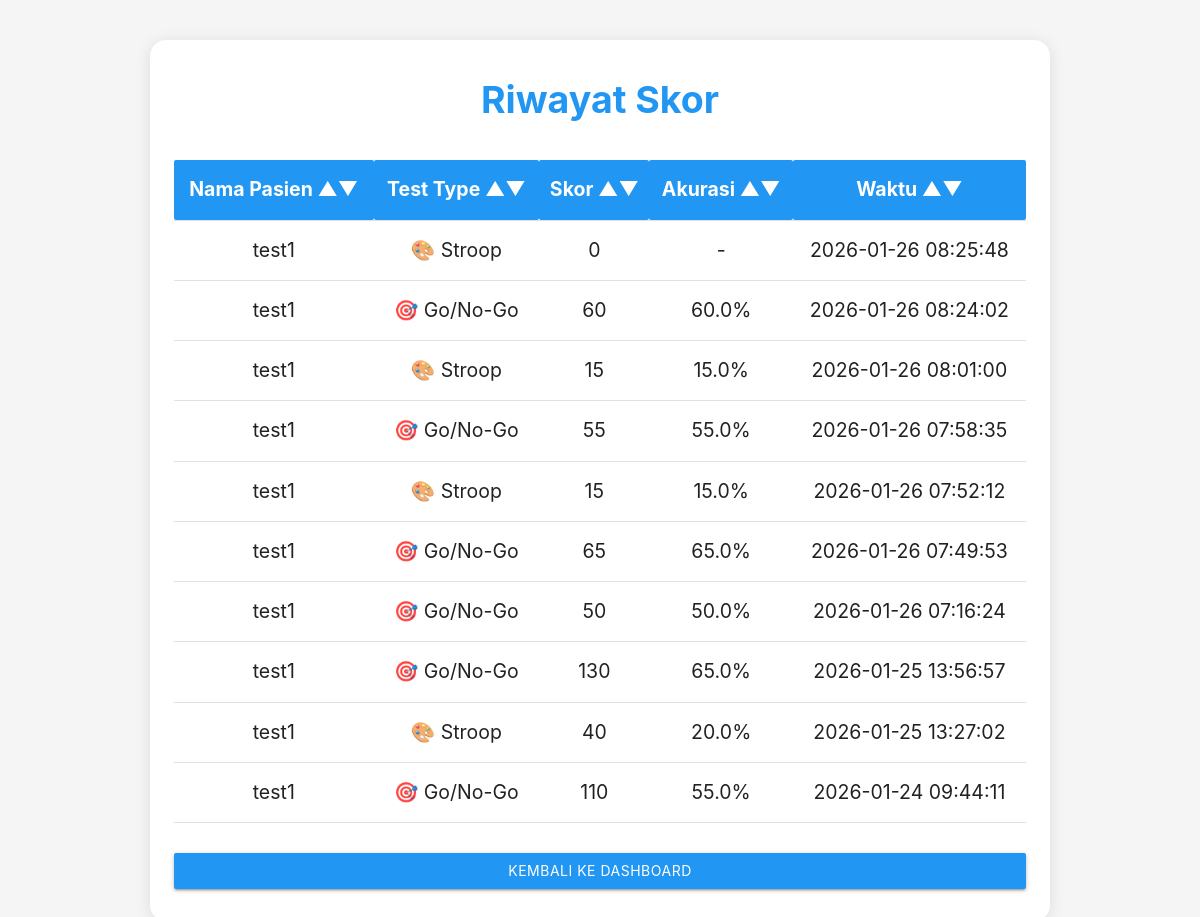
The app's page /scores (signed in), older data.
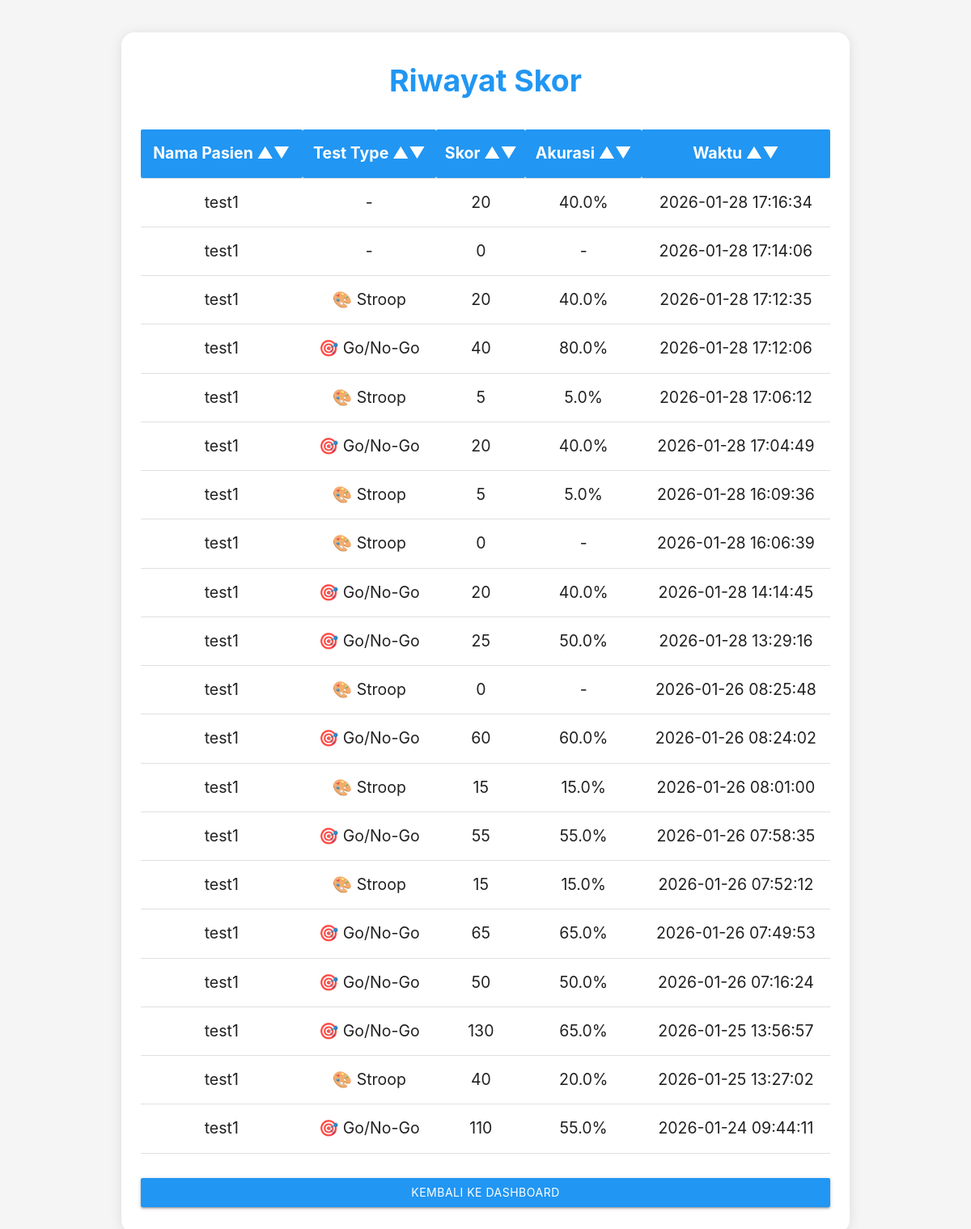
The same page, newer data.
### app.py (models this page shows)
class Score(db.Model):
    id = db.Column(db.Integer, primary_key=True)
    score = db.Column(db.Integer, nullable=False)
    test_type = db.Column(db.String(50), default="emoji")  # 'emoji', 'go_no_go', 'stroop'
    reaction_time = db.Column(db.Float, nullable=True)  # in milliseconds
    accuracy = db.Column(db.Float, nullable=True)  # percentage
    timestamp = db.Column(db.DateTime, default=db.func.current_timestamp())
    patient_id = db.Column(db.Integer, db.ForeignKey('patient.id'), nullable=False)

class Patient(db.Model):
    id = db.Column(db.Integer, primary_key=True)
    name = db.Column(db.String(100), nullable=False)
    age = db.Column(db.Integer, nullable=True)
    notes = db.Column(db.Text, nullable=True)
    user_id = db.Column(db.Integer, db.ForeignKey('user.id'), nullable=False)
    scores = db.relationship('Score', backref='patient', lazy=True)

### app.py (the view)
@app.route("/scores")
def scores():
    if "user_id" not in session:
        return redirect(url_for("login"))
    patients = Patient.query.filter_by(user_id=session["user_id"]).all()
    patient_ids = [p.id for p in patients]
    user_scores = Score.query.filter(Score.patient_id.in_(patient_ids)).order_by(Score.timestamp.desc()).limit(100).all()
    return render_template("scores.html", scores=user_scores)

### templates/scores.html (shortened to what this page needs)
<!DOCTYPE html>
<html lang="id">
<head>
    <link rel="stylesheet" href="https://cdnjs.cloudflare.com/ajax/libs/materialize/1.0.0/css/materialize.min.css">
</head>
<body>
    <div class="score-card">
        <div class="score-title">Riwayat Skor</div>
        <table id="scoreTable" class="score-table highlight centered">
            <thead>
                <tr>
                    <th onclick="sortTable(0)">Nama Pasien &#x25B2;&#x25BC;</th>
                    <th onclick="sortTable(1)">Test Type &#x25B2;&#x25BC;</th>
                    <th onclick="sortTable(2)">Skor &#x25B2;&#x25BC;</th>
                    <th onclick="sortTable(3)">Akurasi &#x25B2;&#x25BC;</th>
                    <th onclick="sortTable(4)">Waktu &#x25B2;&#x25BC;</th>
                </tr>
            </thead>
            <tbody>
                {% for score in scores %}
                <tr>
                    <td>{% if patient %}{{ patient.name }}{% elif score.patient %}{{ score.patient.name }}{% else %}-{% endif %}</td>
                    <td>
                        {% if score.test_type == 'go_no_go' %}
                            🎯 Go/No-Go
                        {% elif score.test_type == 'stroop' %}
                            🎨 Stroop
                        {% else %}
                            -
                        {% endif %}
                    </td>
                    <td>{{ score.score }}</td>
                    <td>{% if score.accuracy %}{{ "%.1f"|format(score.accuracy) }}%{% else %}-{% endif %}</td>
                    <td>{{ score.timestamp.strftime('%Y-%m-%d %H:%M:%S') if score.timestamp else '-' }}</td>
                </tr>
                {% endfor %}
            </tbody>
        </table>
        <a href="{{ url_for('dashboard') }}" class="btn blue back-btn">Kembali ke Dashboard</a>
    </div>
</body>
</html>

### templates/scores.html (style rules this page uses)
body { background: #f5f5f5; }
.score-card { max-width: 900px; margin: 40px auto; padding: 32px 24px; background: #fff; border-radius: 16px; box-shadow: 0 2px 16px rgba(0,0,0,0.10); }
.score-title { text-align: center; font-size: 2.5rem; margin-bottom: 32px; font-weight: bold; color: #2196F3; }
.score-table th, .score-table td { font-size: 1.3rem; }
.score-table th { background: #2196F3; color: white; cursor:pointer; }
.score-table { margin-top: 20px; }
.back-btn { margin-top: 30px; display: block; text-align: center; }

Row changes from the older to the newer data that the page shows:
added Score: patient.name "test1", score "20", accuracy "40.0", timestamp "2026-01-28 17:16:34"
added Score: patient.name "test1", score "0", timestamp "2026-01-28 17:14:06"
added Score: patient.name "test1", test_type "🎨 Stroop", score "20", accuracy "40.0", timestamp "2026-01-28 17:12:35"
added Score: patient.name "test1", test_type "🎯 Go/No-Go", score "40", accuracy "80.0", timestamp "2026-01-28 17:12:06"
added Score: patient.name "test1", test_type "🎨 Stroop", score "5", accuracy "5.0", timestamp "2026-01-28 17:06:12"
added Score: patient.name "test1", test_type "🎯 Go/No-Go", score "20", accuracy "40.0", timestamp "2026-01-28 17:04:49"
added Score: patient.name "test1", test_type "🎨 Stroop", score "5", accuracy "5.0", timestamp "2026-01-28 16:09:36"
added Score: patient.name "test1", test_type "🎨 Stroop", score "0", timestamp "2026-01-28 16:06:39"
added Score: patient.name "test1", test_type "🎯 Go/No-Go", score "20", accuracy "40.0", timestamp "2026-01-28 14:14:45"
added Score: patient.name "test1", test_type "🎯 Go/No-Go", score "25", accuracy "50.0", timestamp "2026-01-28 13:29:16"
